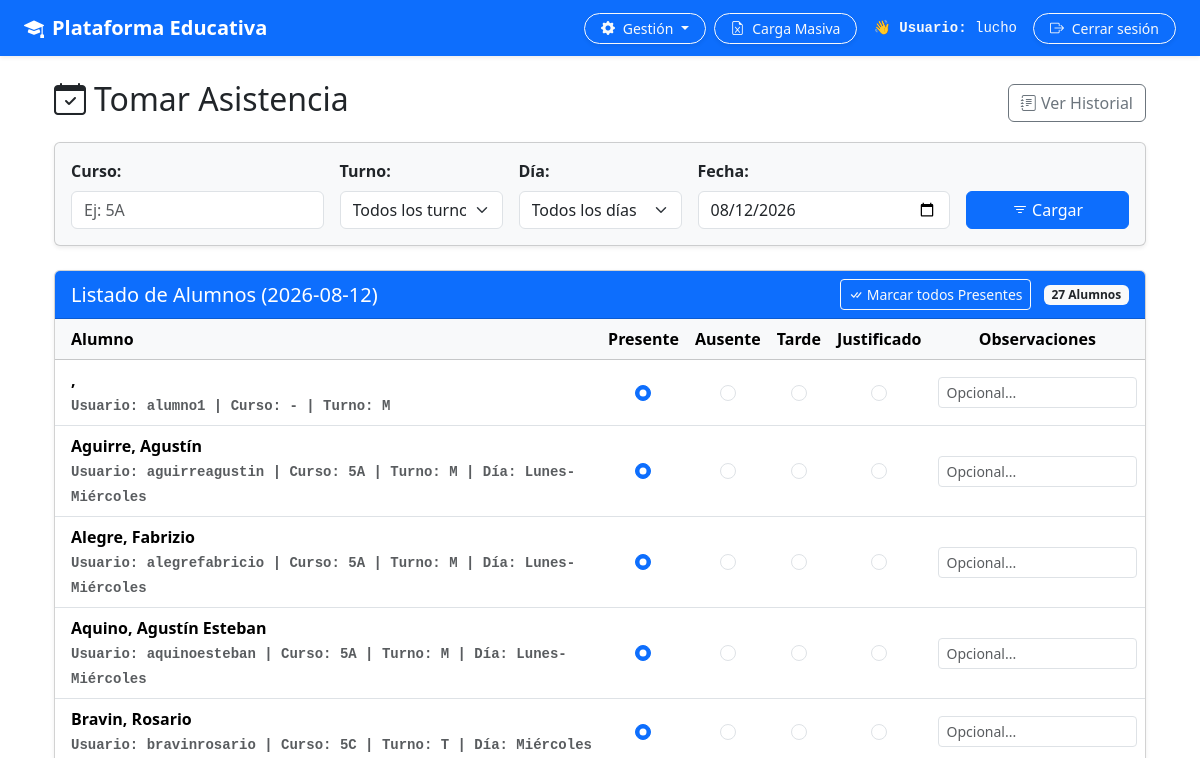
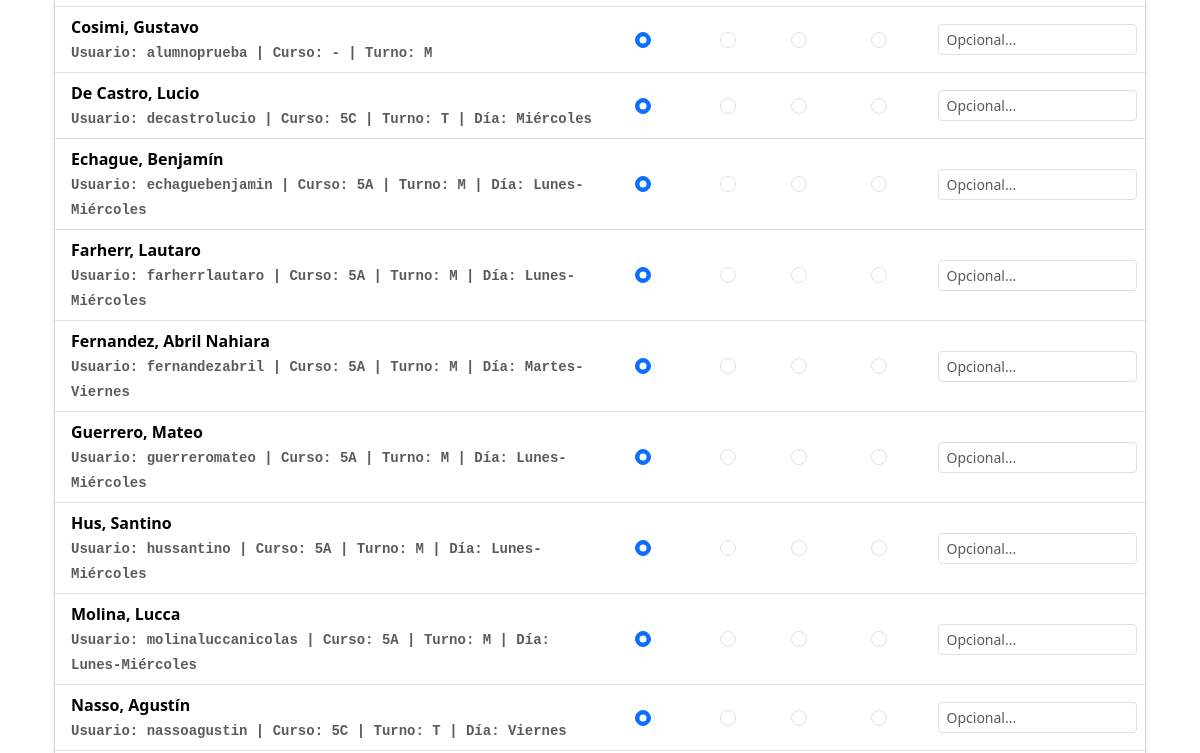
Before: /gestion/asistencia-jornada/ (signed in, upper part) with the older database file (2 pictures, top to bottom).
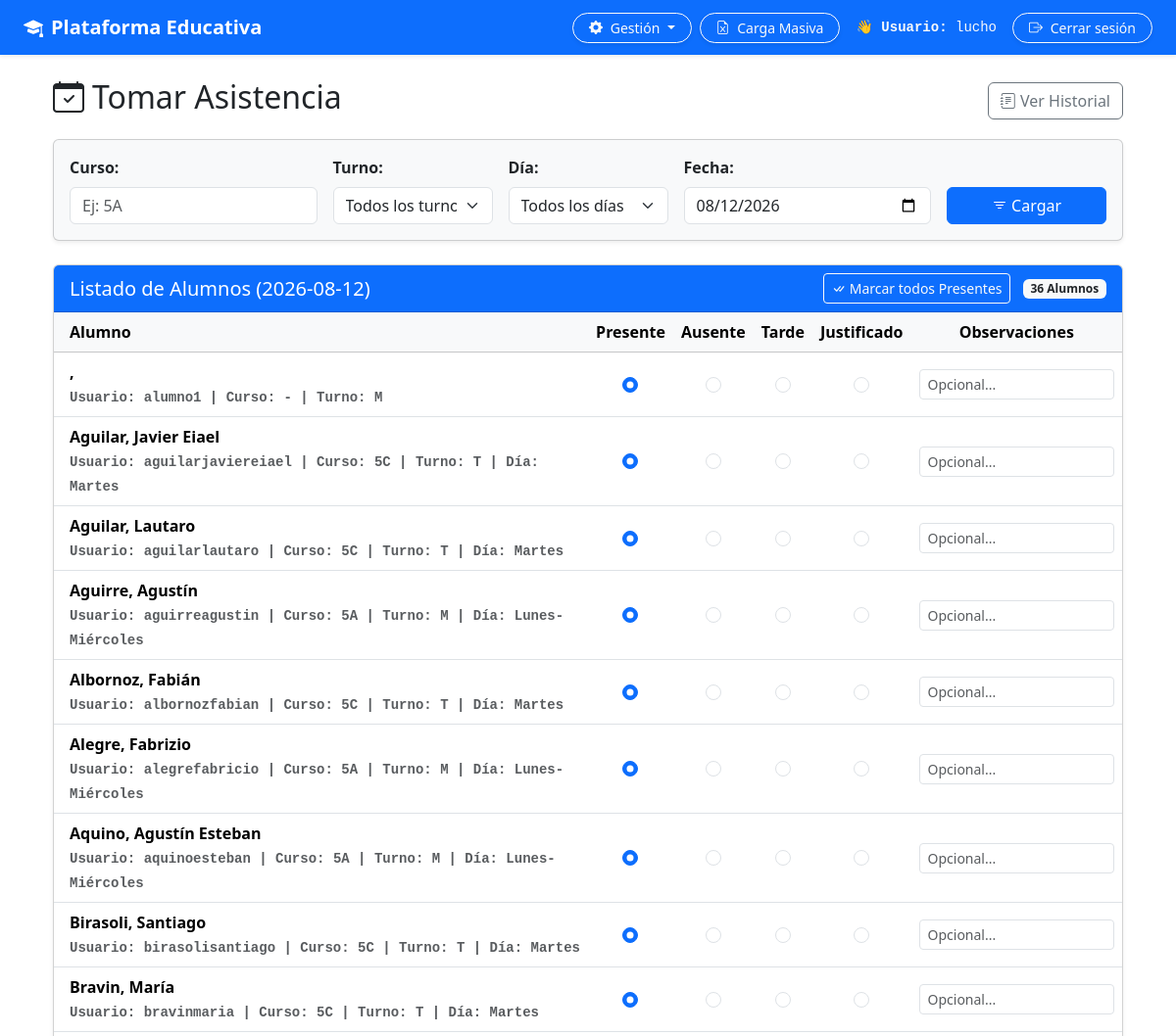
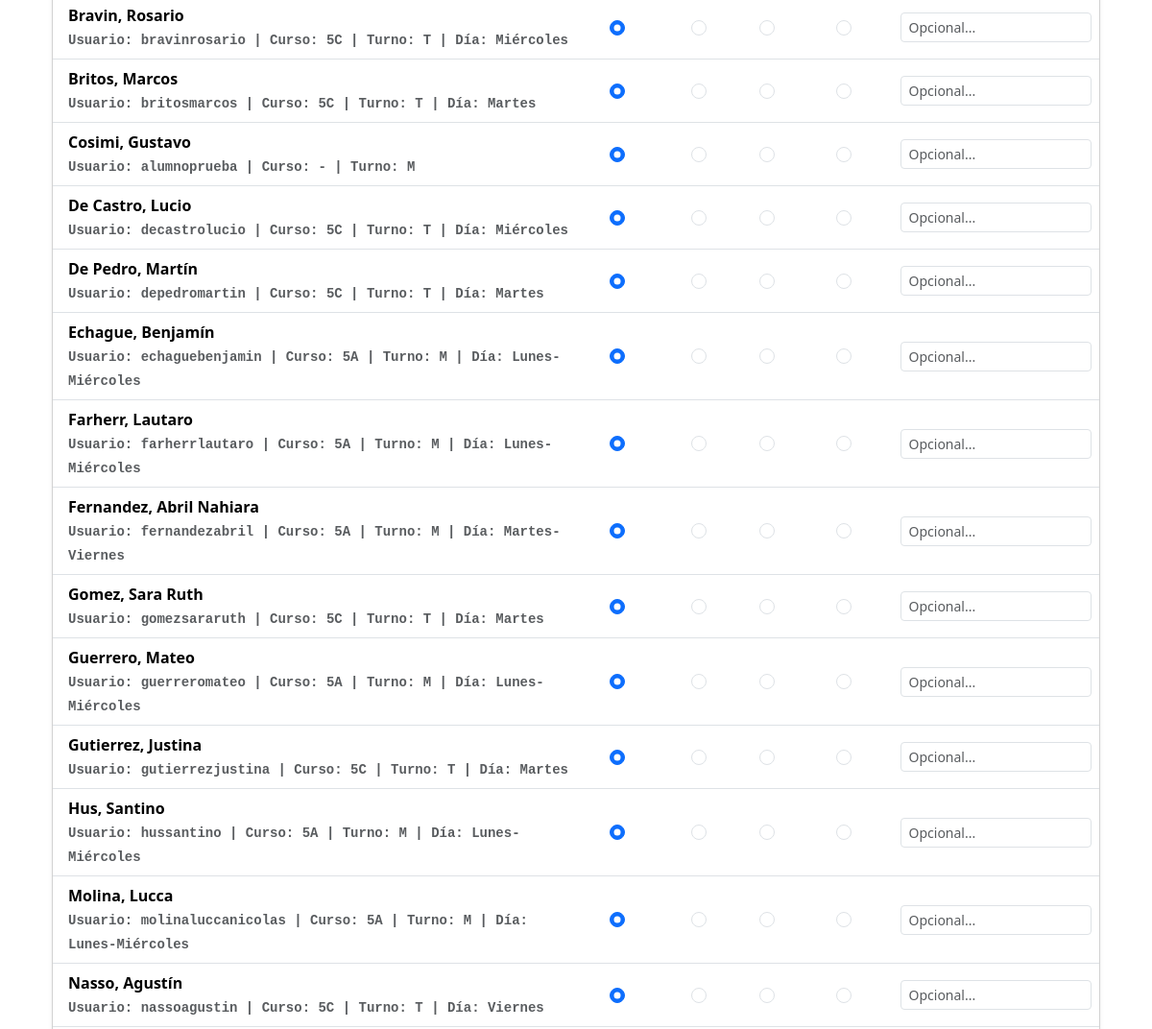
After: the same page with the newer database file (2 pictures, top to bottom).
### usuarios/models.py (models this page shows, shortened)
class Usuario(AbstractUser):
  TURNOS = [
      ('M', 'Mañana'),
      ('T', 'Tarde'),
      ('N', 'Noche'),
  ]
  dni = models.CharField(max_length=20, unique=True, null=True, blank=True)
  curso = models.CharField(
      max_length=100,
      blank=True,
      null=True,
      help_text='Ejemplo: 5A, 5C, 6to 1ra',
  )
  turno = models.CharField(
      max_length=1,
      choices=TURNOS,
      default='M',
      help_text='Turno al que pertenece el alumno (Mañana/Tarde/Noche)',
  )
  dia_cursado = models.CharField(
      max_length=50,
      blank=True,
      null=True,
      help_text='Ejemplo: Lunes, Miércoles o Lunes,Martes',
  )
  ultimo_equipo = models.CharField(
      max_length=100,
      blank=True,
      null=True,
      help_text='Nombre de la netbook o PC usada en el último inicio de sesión (ej. ALUMNO-05)',
  )
  ultima_conexion = models.DateTimeField(
      null=True,
      blank=True,
      help_text='Última fecha y hora de actividad/login registrada',
  )

### educacion/views.py (the view, shortened to what this page needs)
# urls.py: path('gestion/asistencia-jornada/', views.tomar_asistencia_jornada, name='tomar_asistencia_jornada'),
@login_required
def tomar_asistencia_jornada(request):
    if not (request.user.is_staff or request.user.is_superuser):
        messages.error(request, 'No tienes permisos para acceder a esta sección.')
        return redirect('educacion:inicio')
    curso_filtro = request.GET.get('curso', '')
    turno_filtro = request.GET.get('turno', '')
    dia_filtro = request.GET.get('dia_cursado', '')
    fecha_input = request.GET.get('fecha')
    try:
        fecha_obj = (
            datetime.strptime(fecha_input, '%Y-%m-%d').date()
            if fecha_input
            else date.today()
        )
    except ValueError:
        fecha_obj = date.today()
    fecha_str = str(fecha_obj)
    alumnos = Usuario.objects.filter(is_superuser=False, is_staff=False)
    if curso_filtro:
        alumnos = alumnos.filter(curso=curso_filtro)
    if turno_filtro:
        turno_codigo = MAPA_TURNOS.get(turno_filtro, turno_filtro)
        alumnos = alumnos.filter(turno=turno_codigo)
    if dia_filtro:
        alumnos = alumnos.filter(dia_cursado__icontains=dia_filtro)
    alumnos = alumnos.order_by('last_name', 'first_name')
    asistencias_hoy = {
        a.alumno_id: a
        for a in Asistencia.objects.filter(fecha=fecha_str, alumno__in=alumnos)
    }
    alumnos_con_asistencia = [
        {
            'alumno': alumno,
            'estado': asistencias_hoy[alumno.id].estado if alumno.id in asistencias_hoy else 'PRESENTE',
            'observaciones': asistencias_hoy[alumno.id].observacion if alumno.id in asistencias_hoy else '',
        }
        for alumno in alumnos
    ]
    contexto = {
        'alumnos_con_asistencia': alumnos_con_asistencia,
        'fecha': fecha_str,
        'curso_filtro': curso_filtro,
        'turno_filtro': turno_filtro,
        'dia_filtro': dia_filtro,
    }
    return render(request, 'asistencias/tomar_asistencia.html', contexto)

### educacion/templates/asistencias/tomar_asistencia.html (shortened to what the changed rows need)
{% extends 'base.html' %}
{% block content %}
<div class="container mt-4">
    <div class="d-flex justify-content-between align-items-center mb-3">
        <h2><i class="bi bi-calendar-check me-2"></i>Tomar Asistencia</h2>
    </div>
    {% if alumnos_con_asistencia %}
    <form method="post">
        <div class="card shadow-sm mb-4">
            <div class="card-header bg-primary text-white d-flex justify-content-between align-items-center">
                <h5 class="mb-0">
                    Listado de Alumnos ({{ fecha }})
                </h5>
                <div>
                    <button type="button" class="btn btn-sm btn-outline-light me-2" onclick="marcarTodosPresentes()">
                        <i class="bi bi-check-all"></i> Marcar todos Presentes
                    </button>
                    <span class="badge bg-light text-dark">{{ alumnos_con_asistencia|length }} Alumnos</span>
                </div>
            </div>
            <div class="table-responsive">
                <table class="table table-hover align-middle mb-0">
                    <thead class="table-light text-center">
                        <tr>
                            <th class="text-start ps-3">Alumno</th>
                            <th>Presente</th>
                            <th>Ausente</th>
                            <th>Tarde</th>
                            <th>Justificado</th>
                            <th>Observaciones</th>
                        </tr>
                    </thead>
                    <tbody>
                        {% for item in alumnos_con_asistencia %}
                        <tr>
                            <td class="ps-3 fw-bold">
                                {{ item.alumno.last_name }}, {{ item.alumno.first_name }}
                                <br>
                                <small class="text-muted font-monospace">
                                    Usuario: {{ item.alumno.username }}
                                    | Curso: {{ item.alumno.curso|default:"-" }}
                                    | Turno: {{ item.alumno.turno|default:"-" }}
                                    {% if item.alumno.dia_cursado %}
                                        | Día: {{ item.alumno.dia_cursado }}
                                    {% endif %}
                                </small>
                            </td>
                            <td class="text-center">
                                <input class="form-check-input radio-presente" type="radio" name="asistencia_{{ item.alumno.id }}" value="PRESENTE" {% if item.estado == 'PRESENTE' %}checked{% endif %}>
                            </td>
                            <td class="text-center">
                                <input class="form-check-input" type="radio" name="asistencia_{{ item.alumno.id }}" value="AUSENTE" {% if item.estado == 'AUSENTE' %}checked{% endif %}>
                            </td>
                            <td class="text-center">
                                <input class="form-check-input" type="radio" name="asistencia_{{ item.alumno.id }}" value="TARDANZA" {% if item.estado == 'TARDANZA' %}checked{% endif %}>
                            </td>
                            <td class="text-center">
                                <input class="form-check-input" type="radio" name="asistencia_{{ item.alumno.id }}" value="JUSTIFICADO" {% if item.estado == 'JUSTIFICADO' %}checked{% endif %}>
                            </td>
                            <td>
                                <input type="text" name="obs_{{ item.alumno.id }}" value="{{ item.observaciones }}" class="form-control form-control-sm" placeholder="Opcional...">
                            </td>
                        </tr>
                        {% endfor %}
                    </tbody>
                </table>
            </div>
        </div>
    </form>
    {% else %}
    <div class="alert alert-info shadow-sm">
        <i class="bi bi-info-circle me-2"></i> No se encontraron alumnos registrados con los filtros seleccionados.
    </div>
    {% endif %}
</div>
{% endblock %}

Changed rows visible on the page:
added Usuario: alumno.last_name "Aguilar", alumno.first_name "Javier Eiael", alumno.username "aguilarjaviereiael", alumno.curso "5C", alumno.turno "T", alumno.dia_cursado "Martes", alumno.id "☑"
added Usuario: alumno.last_name "Aguilar", alumno.first_name "Lautaro", alumno.username "aguilarlautaro", alumno.curso "5C", alumno.turno "T", alumno.dia_cursado "Martes", alumno.id "☑"
added Usuario: alumno.last_name "Albornoz", alumno.first_name "Fabián", alumno.username "albornozfabian", alumno.curso "5C", alumno.turno "T", alumno.dia_cursado "Martes", alumno.id "☑"
added Usuario: alumno.last_name "Birasoli", alumno.first_name "Santiago", alumno.username "birasolisantiago", alumno.curso "5C", alumno.turno "T", alumno.dia_cursado "Martes", alumno.id "☑"
added Usuario: alumno.last_name "Bravin", alumno.first_name "María", alumno.username "bravinmaria", alumno.curso "5C", alumno.turno "T", alumno.dia_cursado "Martes", alumno.id "☑"
added Usuario: alumno.last_name "Britos", alumno.first_name "Marcos", alumno.username "britosmarcos", alumno.curso "5C", alumno.turno "T", alumno.dia_cursado "Martes", alumno.id "☑"
added Usuario: alumno.last_name "De Pedro", alumno.first_name "Martín", alumno.username "depedromartin", alumno.curso "5C", alumno.turno "T", alumno.dia_cursado "Martes", alumno.id "☑"
added Usuario: alumno.last_name "Gomez", alumno.first_name "Sara Ruth", alumno.username "gomezsararuth", alumno.curso "5C", alumno.turno "T", alumno.dia_cursado "Martes", alumno.id "☑"
added Usuario: alumno.last_name "Gutierrez", alumno.first_name "Justina", alumno.username "gutierrezjustina", alumno.curso "5C", alumno.turno "T", alumno.dia_cursado "Martes", alumno.id "☑"
Other visible differences:
{{ alumnos_con_asistencia|length }}: "27" → "36"
